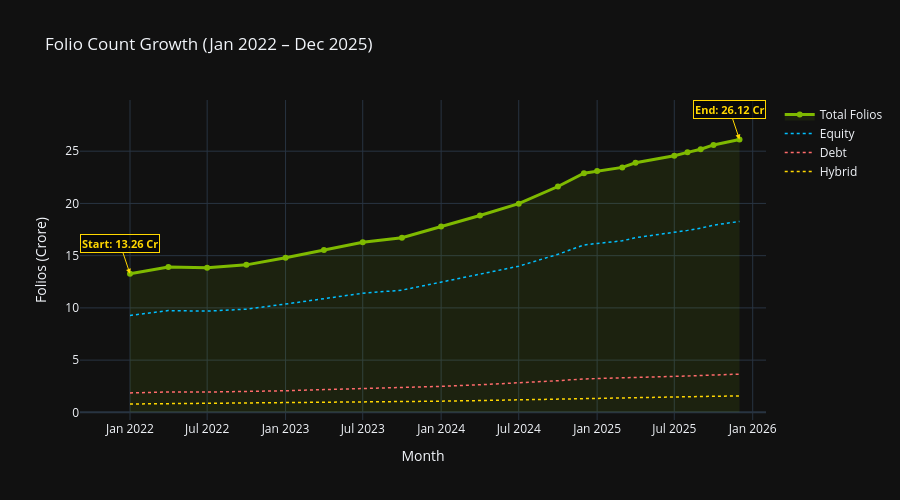

Here is the notebook cell this chart was saved with:
### Markdown cell above
## 8. Folio Count Growth <a id='8-folio'></a>
Total folios grew from **13.26 Cr (Jan 2022)** to **26.12 Cr (Dec 2025)** — nearly doubled in 4 years.

### Code cell
fig = go.Figure()
fig.add_trace(go.Scatter(
    x=folio["month"], y=folio["total_folios_crore"],
    mode="lines+markers", line=dict(color="#7FBA00", width=3),
    fill="tozeroy", fillcolor="rgba(127,186,0,0.1)", name="Total Folios"
))
for col, color, label in [("equity_folios_crore","#00BFFF","Equity"),
                           ("debt_folios_crore","#FF6B6B","Debt"),
                           ("hybrid_folios_crore","#FFD700","Hybrid")]:
    fig.add_trace(go.Scatter(x=folio["month"], y=folio[col], mode="lines",
                             name=label, line=dict(color=color, width=1.5, dash="dot")))
for x, y, text in [(folio["month"].iloc[0], folio["total_folios_crore"].iloc[0], "Start: 13.26 Cr"),
                   (folio["month"].iloc[-1], folio["total_folios_crore"].iloc[-1],
                    f"End: {folio['total_folios_crore'].iloc[-1]:.2f} Cr")]:
    fig.add_annotation(x=x, y=y, text=f"<b>{text}</b>", showarrow=True,
                       arrowhead=2, arrowcolor="gold", font=dict(color="gold", size=11),
                       bgcolor="rgba(0,0,0,0.5)", bordercolor="gold")
fig.update_layout(title="Folio Count Growth (Jan 2022 – Dec 2025)",
                  xaxis_title="Month", yaxis_title="Folios (Crore)",
                  template=PLOTLY_TEMPLATE, height=500, hovermode="x unified")
fig.show()

### Figure 1 — Plotly figure (JSON) as saved in the notebook; plotly's stock layout.template omitted (floating-point values rounded to 4 significant figures)
{"data": [{"fill": "tozeroy", "fillcolor": "rgba(127,186,0,0.1)", "line": {"color": "#7FBA00", "width": 3}, "mode": "lines+markers", "name": "Total Folios", "type": "scatter", "x": ["2022-01-01T00:00:00", "2022-04-01T00:00:00", "2022-07-01T00:00:00", "2022-10-01T00:00:00", "2023-01-01T00:00:00", "2023-04-01T00:00:00", "2023-07-01T00:00:00", "2023-10-01T00:00:00", "2024-01-01T00:00:00", "2024-04-01T00:00:00", "2024-07-01T00:00:00", "2024-10-01T00:00:00", "2024-12-01T00:00:00", "2025-01-01T00:00:00", "2025-03-01T00:00:00", "2025-04-01T00:00:00", "2025-07-01T00:00:00", "2025-08-01T00:00:00", "2025-09-01T00:00:00", "2025-10-01T00:00:00", "2025-12-01T00:00:00"], "y": [13.26, 13.91, 13.85, 14.12, 14.81, 15.54, 16.28, 16.72, 17.78, 18.85, 19.98, 21.62, 22.89, 23.1, 23.45, 23.89, 24.57, 24.89, 25.19, 25.6, 26.12]}, {"line": {"color": "#00BFFF", "dash": "dot", "width": 1.5}, "mode": "lines", "name": "Equity", "type": "scatter", "x": ["2022-01-01T00:00:00", "2022-04-01T00:00:00", "2022-07-01T00:00:00", "2022-10-01T00:00:00", "2023-01-01T00:00:00", "2023-04-01T00:00:00", "2023-07-01T00:00:00", "2023-10-01T00:00:00", "2024-01-01T00:00:00", "2024-04-01T00:00:00", "2024-07-01T00:00:00", "2024-10-01T00:00:00", "2024-12-01T00:00:00", "2025-01-01T00:00:00", "2025-03-01T00:00:00", "2025-04-01T00:00:00", "2025-07-01T00:00:00", "2025-08-01T00:00:00", "2025-09-01T00:00:00", "2025-10-01T00:00:00", "2025-12-01T00:00:00"], "y": [9.28, 9.74, 9.69, 9.88, 10.37, 10.88, 11.4, 11.7, 12.45, 13.2, 13.99, 15.13, 16.02, 16.17, 16.42, 16.72, 17.2, 17.42, 17.63, 17.92, 18.28]}, {"line": {"color": "#FF6B6B", "dash": "dot", "width": 1.5}, "mode": "lines", "name": "Debt", "type": "scatter", "x": ["2022-01-01T00:00:00", "2022-04-01T00:00:00", "2022-07-01T00:00:00", "2022-10-01T00:00:00", "2023-01-01T00:00:00", "2023-04-01T00:00:00", "2023-07-01T00:00:00", "2023-10-01T00:00:00", "2024-01-01T00:00:00", "2024-04-01T00:00:00", "2024-07-01T00:00:00", "2024-10-01T00:00:00", "2024-12-01T00:00:00", "2025-01-01T00:00:00", "2025-03-01T00:00:00", "2025-04-01T00:00:00", "2025-07-01T00:00:00", "2025-08-01T00:00:00", "2025-09-01T00:00:00", "2025-10-01T00:00:00", "2025-12-01T00:00:00"], "y": [1.86, 1.95, 1.94, 1.98, 2.07, 2.18, 2.28, 2.34, 2.49, 2.64, 2.8, 3.03, 3.2, 3.23, 3.28, 3.34, 3.44, 3.48, 3.53, 3.58, 3.66]}, {"line": {"color": "#FFD700", "dash": "dot", "width": 1.5}, "mode": "lines", "name": "Hybrid", "type": "scatter", "x": ["2022-01-01T00:00:00", "2022-04-01T00:00:00", "2022-07-01T00:00:00", "2022-10-01T00:00:00", "2023-01-01T00:00:00", "2023-04-01T00:00:00", "2023-07-01T00:00:00", "2023-10-01T00:00:00", "2024-01-01T00:00:00", "2024-04-01T00:00:00", "2024-07-01T00:00:00", "2024-10-01T00:00:00", "2024-12-01T00:00:00", "2025-01-01T00:00:00", "2025-03-01T00:00:00", "2025-04-01T00:00:00", "2025-07-01T00:00:00", "2025-08-01T00:00:00", "2025-09-01T00:00:00", "2025-10-01T00:00:00", "2025-12-01T00:00:00"], "y": [0.8, 0.83, 0.83, 0.85, 0.89, 0.93, 0.98, 1, 1.07, 1.13, 1.2, 1.3, 1.37, 1.39, 1.41, 1.43, 1.47, 1.49, 1.51, 1.54, 1.57]}], "layout": {"annotations": [{"arrowcolor": "gold", "arrowhead": 2, "bgcolor": "rgba(0,0,0,0.5)", "bordercolor": "gold", "font": {"color": "gold", "size": 11}, "showarrow": true, "text": "<b>Start: 13.26 Cr</b>", "x": "2022-01-01T00:00:00", "y": 13.26}, {"arrowcolor": "gold", "arrowhead": 2, "bgcolor": "rgba(0,0,0,0.5)", "bordercolor": "gold", "font": {"color": "gold", "size": 11}, "showarrow": true, "text": "<b>End: 26.12 Cr</b>", "x": "2025-12-01T00:00:00", "y": 26.12}], "height": 500, "hovermode": "x unified", "title": {"text": "Folio Count Growth (Jan 2022 – Dec 2025)"}, "xaxis": {"title": {"text": "Month"}}, "yaxis": {"title": {"text": "Folios (Crore)"}}}}
